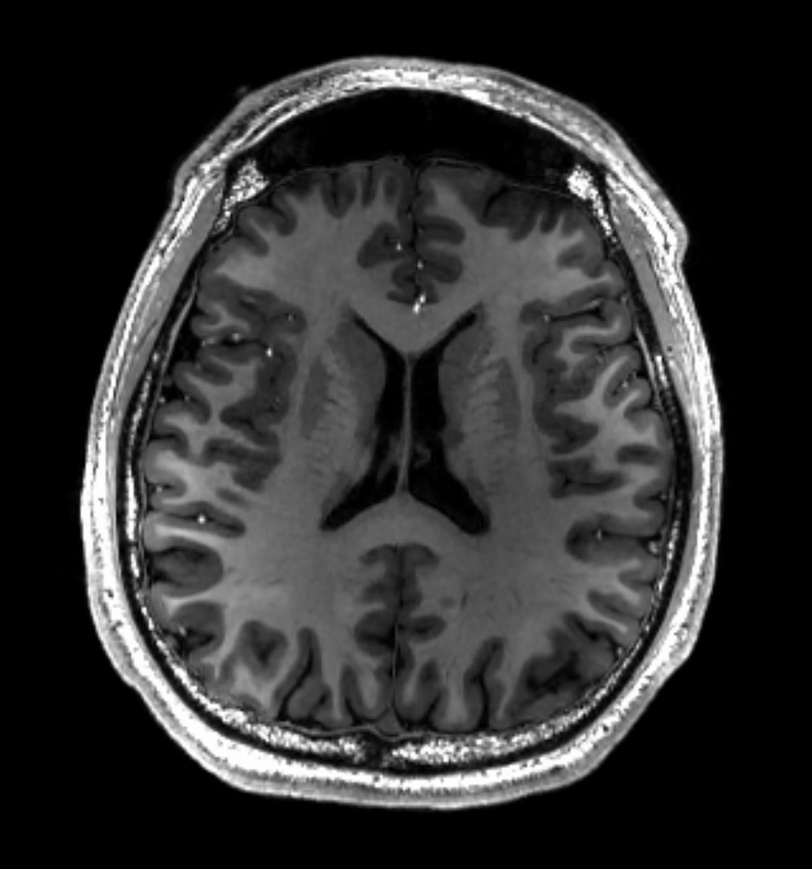
#> input picture MRI_of_Human_Brain.jpg, 812 x 869 px, shrunk from 1433 x 1534 before the run
$ python exp6.py
#> lines starting #> are read from the running program, lines starting #| are printed output that depends on the picture; after the words box and inside, x2 and y2 are one past the last pixel; in counts of white or black regions, pixels touching at a corner belong together
import cv2
import numpy as np

def edge_detection_medical_image(image_path, output_path):
#> called with image_path = 'MRI_of_Human_Brain.jpg', output_path = 'edges.jpg'
    image = cv2.imread(image_path, cv2.IMREAD_GRAYSCALE)
#> image is the input picture: shape (869, 812); min 0, max 255, mean 48.6
    if image is None:
        print("Error: Could not open image.")
        return

    # Apply Canny edge detection
    edges = cv2.Canny(image, threshold1=50, threshold2=150)
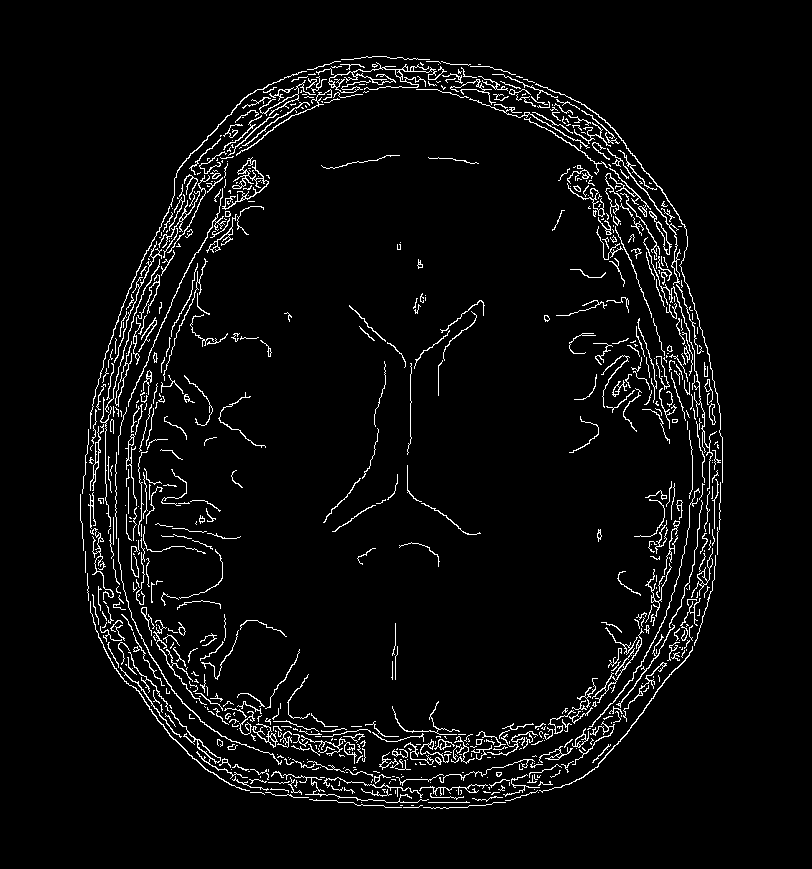
#> edges: shape (869, 812); 4.4% white in thin lines or dots, all inside (x1, y1, x2, y2) = (80, 56, 723, 809)

    # Save and display the result
    cv2.imwrite(output_path, edges)
    print(f"Edge-detected image saved as '{output_path}'")
    return edges

# Example usage
edge_detection_medical_image("MRI_of_Human_Brain.jpg", "edges.jpg")
